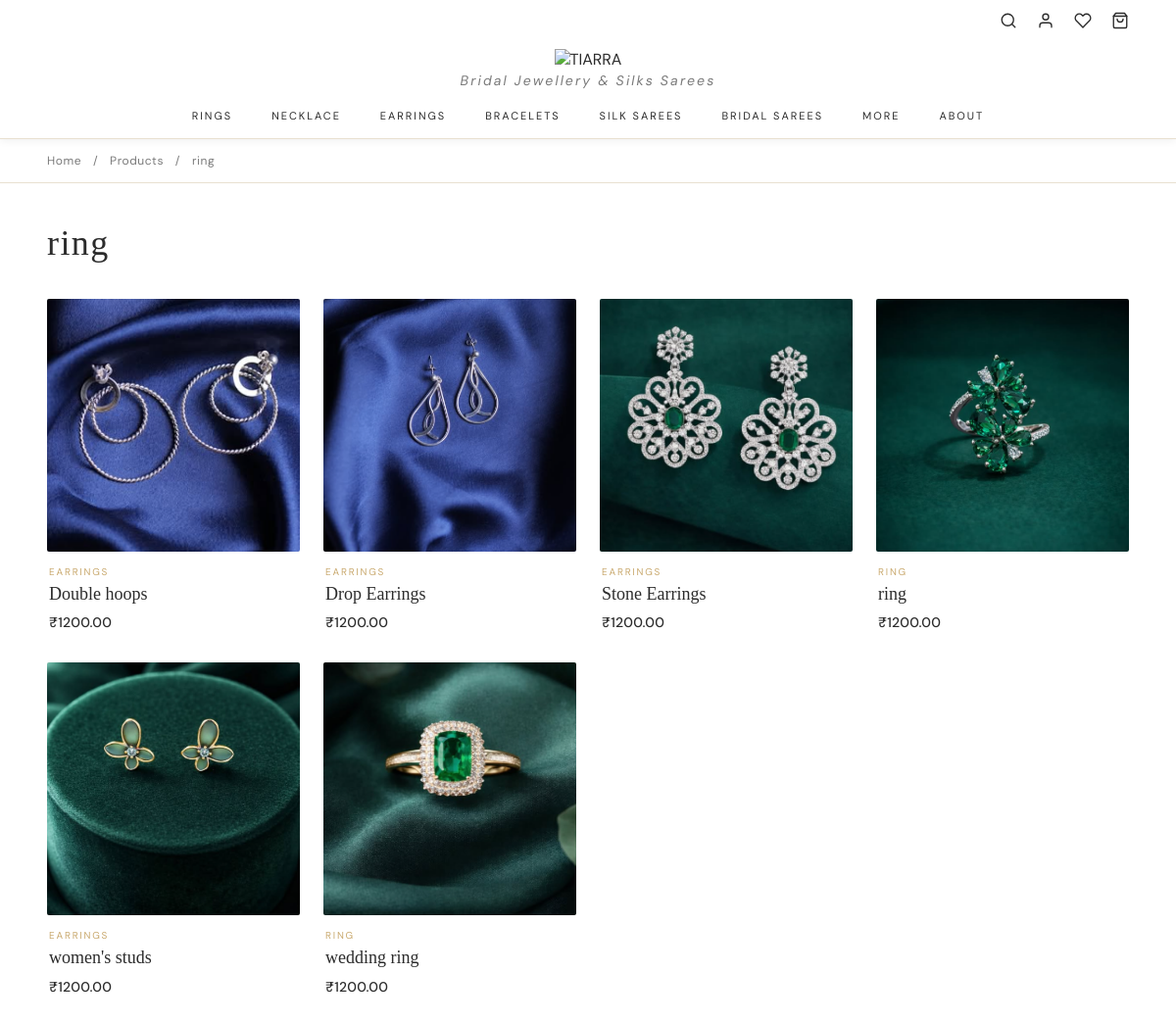
Screenshot of /products/?category=ring with the database file from the repository.
### store/models.py (models this page shows, shortened)
class Product(models.Model):
    name = models.CharField(max_length=200)
    category = models.CharField(max_length=100)
    price = models.DecimalField(max_digits=10, decimal_places=2)
    stock = models.PositiveIntegerField(default=0)
    image = models.ImageField(upload_to='products/')
    image2 = models.ImageField(upload_to='products/', blank=True, null=True)
    image3 = models.ImageField(upload_to='products/', blank=True, null=True)
    image4 = models.ImageField(upload_to='products/', blank=True, null=True)
    description = models.TextField(blank=True)
    is_active = models.BooleanField(default=True)
    show_on_home = models.BooleanField(default=False)

### store/views.py (the view, shortened to what this page needs)
# urls.py: path('products/', views.products_view, name='products'),
def products_view(request):
    category  = request.GET.get('category', '')
    filter_by = request.GET.get('filter', '')
    style     = request.GET.get('style', '')
    max_price = request.GET.get('max_price', '')  # ← NEW
    products = Product.objects.filter(is_active=True)
    if category:
        products = products.filter(category__icontains=category)
    if style:
        products = products.filter(
            models.Q(category__icontains=style) | models.Q(name__icontains=style)
        )
    if max_price:                                  # ← NEW — price filter takes priority
        products = products.filter(price__lte=max_price).order_by('price')
    elif filter_by == 'latest':
        products = products.order_by('-id')
    elif filter_by == 'special':
        products = products.order_by('price')
    else:
        products = products.order_by('id')
    return render(request, 'store/products.html', {
        'products'       : products,
        'active_category': category,
        'active_filter'  : filter_by,
        'active_style'   : style,
        'max_price'      : str(max_price),         # ← NEW — passed as string for template comparison
    })

### store/templates/store/products.html (shortened to what this page needs)
{% load static %}
<!DOCTYPE html>
<html lang="en">
<head>
</head>
<body>
<nav>
    <div class="nav-top">
        <div class="nav-icons">
            <button onclick="document.getElementById('searchOverlay').style.display='flex'; document.getElementById('searchInput').focus();">
                <svg width="18" height="18" viewBox="0 0 24 24" fill="none" stroke="currentColor" stroke-width="1.8" stroke-linecap="round" stroke-linejoin="round">
                    <circle cx="11" cy="11" r="8"/><line x1="21" y1="21" x2="16.65" y2="16.65"/>
                </svg>
            </button>
            <a href="/login/">
                <svg width="18" height="18" viewBox="0 0 24 24" fill="none" stroke="currentColor" stroke-width="1.8" stroke-linecap="round" stroke-linejoin="round">
                    <path d="M20 21v-2a4 4 0 0 0-4-4H8a4 4 0 0 0-4 4v2"/><circle cx="12" cy="7" r="4"/>
                </svg>
            </a>
            <a href="/wishlist/" style="position:relative;">
                <svg width="18" height="18" viewBox="0 0 24 24" fill="none" stroke="currentColor" stroke-width="1.8" stroke-linecap="round" stroke-linejoin="round">
                    <path d="M20.84 4.61a5.5 5.5 0 0 0-7.78 0L12 5.67l-1.06-1.06a5.5 5.5 0 0 0-7.78 7.78l1.06 1.06L12 21.23l7.78-7.78 1.06-1.06a5.5 5.5 0 0 0 0-7.78z"/>
                </svg>
            </a>
            <a href="/cart/" style="position:relative;">
                <svg width="18" height="18" viewBox="0 0 24 24" fill="none" stroke="currentColor" stroke-width="1.8" stroke-linecap="round" stroke-linejoin="round">
                    <path d="M6 2L3 6v14a2 2 0 0 0 2 2h14a2 2 0 0 0 2-2V6l-3-4z"/><line x1="3" y1="6" x2="21" y2="6"/><path d="M16 10a4 4 0 0 1-8 0"/>
                </svg>
            </a>
        </div>
    </div>
    <div class="nav-brand">
        <img src="{% static 'images/TIARRA_Logo_English_2.png' %}" alt="TIARRA" style="height:40px; width:auto;"/>
        <div><span>Bridal Jewellery &amp; Silks Sarees</span></div>
    </div>
    <ul class="nav-links">
        <li><a href="/products/?category=Ring"         {% if active_category == 'Rings' %}class="active"{% endif %}>Rings</a></li>
        <li><a href="/products/?category=Necklace"      {% if active_category == 'Necklace' %}class="active"{% endif %}>Necklace</a></li>
        <li><a href="/products/?category=Earrings"      {% if active_category == 'Earrings' %}class="active"{% endif %}>Earrings</a></li>
        <li><a href="/products/?category=Bracelets"     {% if active_category == 'Bracelets' %}class="active"{% endif %}>Bracelets</a></li>
        <li><a href="/products/?category=Silk+Sarees"   {% if active_category == 'Silk Sarees' %}class="active"{% endif %}>Silk Sarees</a></li>
        <li><a href="/products/?category=Bridal+Sarees" {% if active_category == 'Bridal Sarees' %}class="active"{% endif %}>Bridal Sarees</a></li>
        <li><a href="/products/"                        {% if not active_category %}class="active"{% endif %}>More</a></li>
        <li><a href="/about/">About</a></li>
    </ul>
</nav>
<div class="breadcrumb">
    <a href="/">Home</a>
    <span>/</span>
    {% if active_category %}
        <a href="/products/">Products</a>
        <span>/</span>
        {{ active_category }}
    {% elif max_price %}
        <a href="/products/">Products</a>
        <span>/</span>
        Under ₹{{ max_price }}
    {% endif %}
</div>
<div class="page">
    <div class="page-header">
        <div class="page-title">
            {% if max_price %}
                Under ₹{{ max_price }}
            {% elif active_category %}
                {{ active_category }}
            {% endif %}
        </div>
    </div>
    <div class="grid">
        {% for product in products %}
        <div class="card">
            <a href="/product/{{ product.id }}/" style="text-decoration:none; color:inherit; display:block;">
                <div class="card-img">
                    {% if product.image %}
                        <img src="{{ product.image.url }}" alt="{{ product.name }}" loading="lazy"/>
                    {% else %}
                        <img src="https://via.placeholder.com/400x400/ede9e2/1a4a3a?text=TIARRA" alt="{{ product.name }}" loading="lazy"/>
                    {% endif %}
                </div>
                <div class="card-info">
                    <div class="card-cat">{{ product.category }}</div>
                    <div class="card-name">{{ product.name }}</div>
                    <div class="card-price">₹{{ product.price }}</div>
                </div>
            </a>
        </div>
        {% empty %}
        <div class="empty">
            <h3>No products found</h3>
            <p>Try browsing a different category or check back soon for new arrivals.</p>
        </div>
        {% endfor %}
    </div>
</div>
</body>
</html>

### store/templates/store/products.html (style rules this page uses)
*, *::before, *::after { box-sizing: border-box; margin: 0; padding: 0; }
:root { --emerald: #1a4a3a; --emerald-light: #245c48; --gold: #c9a96e; --gold-light: #e2c898; --cream: #faf8f4; --charcoal: #2c2c2c; --muted: #7a7a7a; --border: #e8e0d0; }
body { font-family: 'DM Sans', sans-serif; background: #fff; color: var(--charcoal); overflow-x: hidden; }
nav { background: #fff; border-bottom: 1px solid var(--border); position: sticky; top: 0; z-index: 999; box-shadow: 0 2px 8px rgba(0,0,0,0.06); }
.nav-top { display: flex; justify-content: space-between; align-items: center; padding: 12px 48px; font-size: 12px; color: var(--muted); letter-spacing: 0.05em; }
.nav-top a { color: var(--muted); text-decoration: none; }
.nav-brand { text-align: center; padding: 8px 48px 0; }
.nav-brand span { font-style: italic; font-size: 14px; color: var(--muted); letter-spacing: 0.15em; }
.nav-links { display: flex; justify-content: center; gap: 40px; padding: 14px 48px; list-style: none; }
.nav-links a { text-decoration: none; font-size: 11px; letter-spacing: 0.18em; text-transform: uppercase; color: var(--charcoal); transition: color 0.2s; position: relative; padding-bottom: 4px; white-space: nowrap; }
.breadcrumb { padding: 14px 48px; font-size: 12px; color: var(--muted); letter-spacing: 0.05em; border-bottom: 1px solid var(--border); }
.breadcrumb a { color: var(--muted); text-decoration: none; }
.breadcrumb span { margin: 0 8px; }
.page { max-width: 1280px; margin: 0 auto; padding: 40px 48px 80px; }
.page-header { display: flex; justify-content: space-between; align-items: flex-end; margin-bottom: 36px; }
.page-title { font-family: 'Playfair Display', serif; font-size: 36px; font-weight: 300; letter-spacing: 0.04em; color: var(--charcoal); }
.grid { display: grid; grid-template-columns: repeat(4, 1fr); gap: 32px 24px; }
.card { cursor: pointer; opacity: 0; transform: translateY(20px); animation: fadeUp 0.5s ease forwards; }
.card:nth-child(1) { animation-delay: 0.04s }
.card:nth-child(2) { animation-delay: 0.08s }
.card:nth-child(3) { animation-delay: 0.12s }
.card:nth-child(4) { animation-delay: 0.16s }
.card:nth-child(5) { animation-delay: 0.20s }
.card:nth-child(6) { animation-delay: 0.24s }
.card-img { position: relative; overflow: hidden; aspect-ratio: 1; background: #ede9e2; border-radius: 2px; }
.card-img img { width: 100%; height: 100%; object-fit: cover; transition: transform 0.55s ease; display: block; }
.card-info { padding: 14px 2px 0; }
.card-cat { font-size: 10px; letter-spacing: 0.18em; text-transform: uppercase; color: var(--gold); margin-bottom: 5px; }
.card-name { font-family: 'Playfair Display', serif; font-size: 18px; font-weight: 300; color: var(--charcoal); margin-bottom: 8px; line-height: 1.3; text-decoration: none; display: block; }
.card-price { font-size: 14px; font-weight: 500; color: var(--charcoal); letter-spacing: 0.02em; }
.nav-icons { display: flex; align-items: center; gap: 20px; }
.nav-icons a, .nav-icons button { color: var(--charcoal); display: flex; align-items: center; background: none; border: none; cursor: pointer; padding: 0; position: relative; }

### rows the page displays
Product: image (picture), category "EARRINGS", name "Double hoops", price "1200.00"
Product: image (picture), category "EARRINGS", name "Drop Earrings", price "1200.00"
Product: image (picture), category "EARRINGS", name "Stone Earrings", price "1200.00"
Product: image (picture), category "RING", name "ring", price "1200.00"
Product: image (picture), category "EARRINGS", name "women's studs", price "1200.00"
Product: image (picture), category "RING", name "wedding ring", price "1200.00"

### other values shown
{{ active_category }} "ring"
